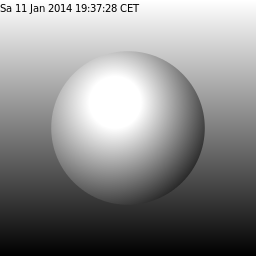

Reproduce this figure in Julia.
## header to provide surface and context
using Cairo
c = CairoRGBSurface(256,256);
cr = CairoContext(c);

save(cr);
set_source_rgb(cr,0.8,0.8,0.8);    # light gray
rectangle(cr,0.0,0.0,256.0,256.0); # background
fill(cr);
restore(cr);

save(cr);

## original example, following here

pat = pattern_create_linear(0.0, 0.0,  0.0, 256.0);
pattern_add_color_stop_rgb(pat, 1, 0, 0, 0); # alpha=1
pattern_add_color_stop_rgb(pat, 0, 1, 1, 1);
rectangle(cr, 0, 0, 256, 256);
set_source(cr, pat);
fill(cr);
destroy(pat);

pat = pattern_create_radial(115.2, 102.4, 25.6,
                            102.4,  102.4, 128.0);
pattern_add_color_stop_rgba(pat, 0, 1, 1, 1, 1); # explicit alpha=1
pattern_add_color_stop_rgba(pat, 1, 0, 0, 0, 1);
set_source(cr, pat);
arc(cr, 128.0, 128.0, 76.8, 0, 2 * pi);
fill(cr);
destroy(pat);

## mark picture with current date
restore(cr);
move_to(cr,0.0,12.0);
set_source_rgb(cr, 0,0,0);
show_text(cr,Libc.strftime(time()));
write_to_png(c,"sample_gradient.png");
